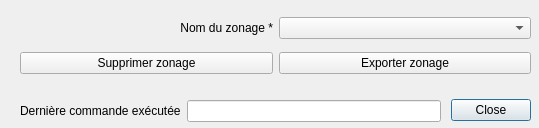
<?xml version="1.0" encoding="UTF-8"?>
<ui version="4.0">
 <class>Dialog</class>
 <widget class="QDialog" name="Dialog">
  <property name="geometry">
   <rect>
    <x>0</x>
    <y>0</y>
    <width>539</width>
    <height>128</height>
   </rect>
  </property>
  <property name="windowTitle">
   <string>Gérer les zonages</string>
  </property>
  <widget class="QDialogButtonBox" name="buttonBox">
   <property name="geometry">
    <rect>
     <x>350</x>
     <y>90</y>
     <width>181</width>
     <height>41</height>
    </rect>
   </property>
   <property name="orientation">
    <enum>Qt::Horizontal</enum>
   </property>
   <property name="standardButtons">
    <set>QDialogButtonBox::Close</set>
   </property>
  </widget>
  <widget class="QWidget" name="verticalLayoutWidget">
   <property name="geometry">
    <rect>
     <x>20</x>
     <y>10</y>
     <width>511</width>
     <height>71</height>
    </rect>
   </property>
   <layout class="QGridLayout" name="gridLayout">
    <item row="0" column="0">
     <widget class="QLabel" name="label">
      <property name="text">
       <string>Nom du zonage *</string>
      </property>
      <property name="alignment">
       <set>Qt::AlignRight|Qt::AlignTrailing|Qt::AlignVCenter</set>
      </property>
     </widget>
    </item>
    <item row="0" column="1">
     <widget class="QComboBox" name="comboBoxSourceName"/>
    </item>
    <item row="1" column="0">
     <widget class="QPushButton" name="pushButtonDelete">
      <property name="text">
       <string>Supprimer zonage</string>
      </property>
     </widget>
    </item>
    <item row="1" column="1">
     <widget class="QPushButton" name="pushButtonExport">
      <property name="text">
       <string>Exporter zonage</string>
      </property>
     </widget>
    </item>
   </layout>
  </widget>
  <widget class="QWidget" name="layoutWidget">
   <property name="geometry">
    <rect>
     <x>20</x>
     <y>100</y>
     <width>421</width>
     <height>22</height>
    </rect>
   </property>
   <layout class="QHBoxLayout" name="horizontalLayout">
    <item>
     <widget class="QLabel" name="label_5">
      <property name="text">
       <string>Dernière commande exécutée</string>
      </property>
     </widget>
    </item>
    <item>
     <widget class="QLineEdit" name="lineEditCommand"/>
    </item>
   </layout>
  </widget>
 </widget>
 <resources/>
 <connections>
  <connection>
   <sender>buttonBox</sender>
   <signal>accepted()</signal>
   <receiver>Dialog</receiver>
   <slot>accept()</slot>
   <hints>
    <hint type="sourcelabel">
     <x>248</x>
     <y>254</y>
    </hint>
    <hint type="destinationlabel">
     <x>157</x>
     <y>274</y>
    </hint>
   </hints>
  </connection>
  <connection>
   <sender>buttonBox</sender>
   <signal>rejected()</signal>
   <receiver>Dialog</receiver>
   <slot>reject()</slot>
   <hints>
    <hint type="sourcelabel">
     <x>316</x>
     <y>260</y>
    </hint>
    <hint type="destinationlabel">
     <x>286</x>
     <y>274</y>
    </hint>
   </hints>
  </connection>
 </connections>
</ui>
